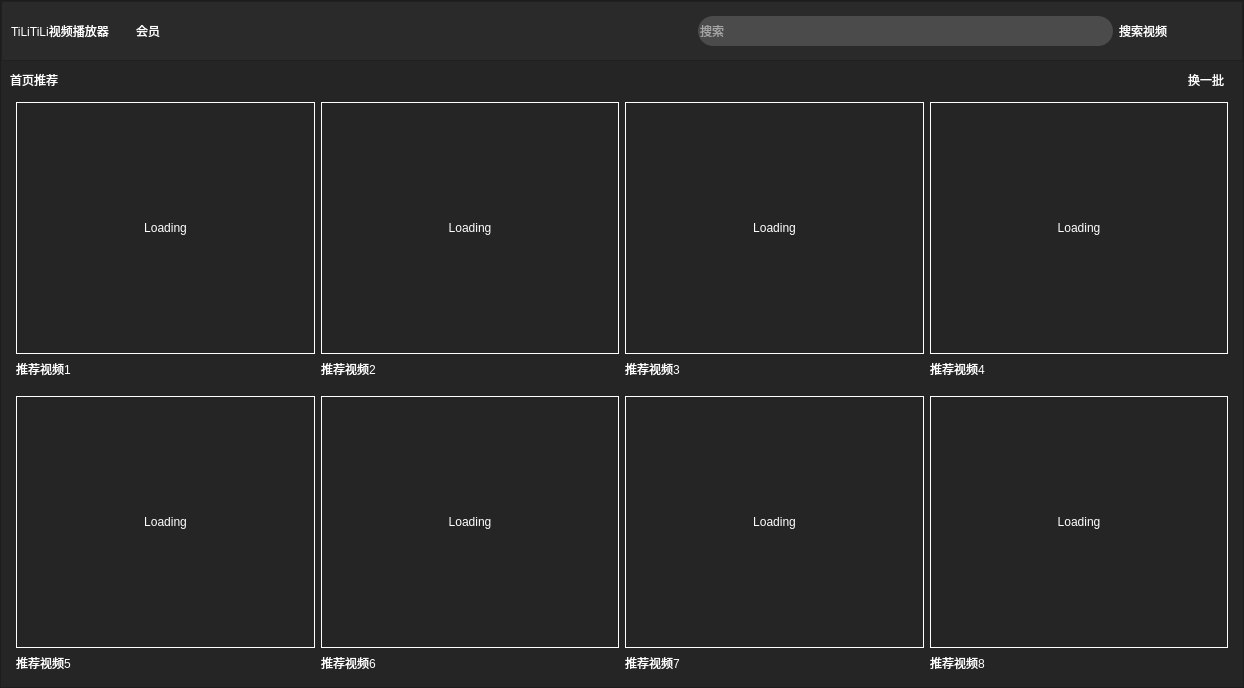
<?xml version="1.0" encoding="UTF-8"?>
<ui version="4.0">
 <class>Index</class>
 <widget class="QWidget" name="Index">
  <property name="geometry">
   <rect>
    <x>0</x>
    <y>0</y>
    <width>1244</width>
    <height>688</height>
   </rect>
  </property>
  <property name="minimumSize">
   <size>
    <width>0</width>
    <height>0</height>
   </size>
  </property>
  <property name="windowTitle">
   <string>Index</string>
  </property>
  <property name="styleSheet">
   <string notr="true"/>
  </property>
  <layout class="QGridLayout" name="gridLayout">
   <property name="leftMargin">
    <number>0</number>
   </property>
   <property name="topMargin">
    <number>0</number>
   </property>
   <property name="rightMargin">
    <number>0</number>
   </property>
   <property name="bottomMargin">
    <number>0</number>
   </property>
   <property name="spacing">
    <number>0</number>
   </property>
   <item row="0" column="0">
    <widget class="QFrame" name="frame">
     <property name="styleSheet">
      <string notr="true">.QFrame{
	
	background-color: rgb(37, 37, 37);
}</string>
     </property>
     <property name="frameShape">
      <enum>QFrame::StyledPanel</enum>
     </property>
     <property name="frameShadow">
      <enum>QFrame::Raised</enum>
     </property>
     <layout class="QGridLayout" name="gridLayout_2">
      <property name="leftMargin">
       <number>0</number>
      </property>
      <property name="topMargin">
       <number>0</number>
      </property>
      <property name="rightMargin">
       <number>0</number>
      </property>
      <property name="bottomMargin">
       <number>0</number>
      </property>
      <property name="spacing">
       <number>0</number>
      </property>
      <item row="0" column="0">
       <widget class="QFrame" name="frame_2">
        <property name="styleSheet">
         <string notr="true">.QFrame{
	
	background-color: rgb(42, 42, 42);
}</string>
        </property>
        <property name="frameShape">
         <enum>QFrame::StyledPanel</enum>
        </property>
        <property name="frameShadow">
         <enum>QFrame::Raised</enum>
        </property>
        <layout class="QHBoxLayout" name="horizontalLayout">
         <item>
          <widget class="QLabel" name="label">
           <property name="styleSheet">
            <string notr="true">.QLabel{
	font: 400 18px &quot;Alibaba PuHuiTi 3.0&quot;;
	color: white;
	border: none;
	background-color: rgba(27, 37, 36, 0);
}</string>
           </property>
           <property name="text">
            <string>TiLiTiLi视频播放器</string>
           </property>
          </widget>
         </item>
         <item>
          <spacer name="horizontalSpacer">
           <property name="orientation">
            <enum>Qt::Horizontal</enum>
           </property>
           <property name="sizeType">
            <enum>QSizePolicy::Fixed</enum>
           </property>
           <property name="sizeHint" stdset="0">
            <size>
             <width>20</width>
             <height>20</height>
            </size>
           </property>
          </spacer>
         </item>
         <item>
          <widget class="QPushButton" name="pushButton">
           <property name="cursor">
            <cursorShape>PointingHandCursor</cursorShape>
           </property>
           <property name="autoFillBackground">
            <bool>false</bool>
           </property>
           <property name="styleSheet">
            <string notr="true">.QPushButton{
	font: 400 18px &quot;Alibaba PuHuiTi 3.0&quot;;
	color: white;
	border: none;
	background-color: rgba(27, 37, 36, 0);
}</string>
           </property>
           <property name="text">
            <string>会员</string>
           </property>
          </widget>
         </item>
         <item>
          <spacer name="horizontalSpacer_2">
           <property name="orientation">
            <enum>Qt::Horizontal</enum>
           </property>
           <property name="sizeType">
            <enum>QSizePolicy::Fixed</enum>
           </property>
           <property name="sizeHint" stdset="0">
            <size>
             <width>20</width>
             <height>20</height>
            </size>
           </property>
          </spacer>
         </item>
         <item>
          <widget class="QPushButton" name="pushButton_2">
           <property name="cursor">
            <cursorShape>PointingHandCursor</cursorShape>
           </property>
           <property name="autoFillBackground">
            <bool>false</bool>
           </property>
           <property name="styleSheet">
            <string notr="true">.QPushButton{
	font: 400 18px &quot;Alibaba PuHuiTi 3.0&quot;;
	color: white;
	border: none;
	background-color: rgba(27, 37, 36, 0);
}</string>
           </property>
           <property name="text">
            <string/>
           </property>
          </widget>
         </item>
         <item>
          <spacer name="horizontalSpacer_3">
           <property name="orientation">
            <enum>Qt::Horizontal</enum>
           </property>
           <property name="sizeType">
            <enum>QSizePolicy::Fixed</enum>
           </property>
           <property name="sizeHint" stdset="0">
            <size>
             <width>20</width>
             <height>20</height>
            </size>
           </property>
          </spacer>
         </item>
         <item>
          <widget class="QPushButton" name="pushButton_3">
           <property name="cursor">
            <cursorShape>PointingHandCursor</cursorShape>
           </property>
           <property name="autoFillBackground">
            <bool>false</bool>
           </property>
           <property name="styleSheet">
            <string notr="true">.QPushButton{
	font: 400 18px &quot;Alibaba PuHuiTi 3.0&quot;;
	color: white;
	border: none;
	background-color: rgba(27, 37, 36, 0);
}</string>
           </property>
           <property name="text">
            <string/>
           </property>
          </widget>
         </item>
         <item>
          <spacer name="horizontalSpacer_4">
           <property name="orientation">
            <enum>Qt::Horizontal</enum>
           </property>
           <property name="sizeType">
            <enum>QSizePolicy::Expanding</enum>
           </property>
           <property name="sizeHint" stdset="0">
            <size>
             <width>386</width>
             <height>10</height>
            </size>
           </property>
          </spacer>
         </item>
         <item>
          <widget class="QLineEdit" name="lineEdit">
           <property name="minimumSize">
            <size>
             <width>0</width>
             <height>30</height>
            </size>
           </property>
           <property name="styleSheet">
            <string notr="true">.QLineEdit{
	background-color: rgb(75,75,75);
	border-radius: 15px;
	color:rgb(255, 255, 255)
}</string>
           </property>
           <property name="text">
            <string/>
           </property>
           <property name="placeholderText">
            <string>搜索</string>
           </property>
          </widget>
         </item>
         <item>
          <widget class="QPushButton" name="pushButton_5">
           <property name="styleSheet">
            <string notr="true">.QPushButton{
	font: 400 18px &quot;Alibaba PuHuiTi 3.0&quot;;
	color: white;
	border: none;
	background-color: rgba(27, 37, 36, 0);
}</string>
           </property>
           <property name="text">
            <string>搜索视频</string>
           </property>
          </widget>
         </item>
         <item>
          <spacer name="horizontalSpacer_5">
           <property name="orientation">
            <enum>Qt::Horizontal</enum>
           </property>
           <property name="sizeType">
            <enum>QSizePolicy::Fixed</enum>
           </property>
           <property name="sizeHint" stdset="0">
            <size>
             <width>20</width>
             <height>20</height>
            </size>
           </property>
          </spacer>
         </item>
         <item>
          <widget class="QLabel" name="logo_label">
           <property name="minimumSize">
            <size>
             <width>40</width>
             <height>40</height>
            </size>
           </property>
           <property name="maximumSize">
            <size>
             <width>40</width>
             <height>40</height>
            </size>
           </property>
           <property name="cursor">
            <cursorShape>PointingHandCursor</cursorShape>
           </property>
           <property name="text">
            <string/>
           </property>
          </widget>
         </item>
        </layout>
       </widget>
      </item>
      <item row="1" column="0">
       <widget class="QStackedWidget" name="stackedWidget">
        <property name="styleSheet">
         <string notr="true">background-color: rgb(37, 37, 37);</string>
        </property>
        <property name="currentIndex">
         <number>0</number>
        </property>
        <widget class="QWidget" name="page">
         <layout class="QGridLayout" name="gridLayout_11" rowstretch="2,8,8">
          <item row="0" column="0">
           <layout class="QHBoxLayout" name="horizontalLayout_3">
            <item>
             <widget class="QLabel" name="label_2">
              <property name="styleSheet">
               <string notr="true">.QLabel{
	font: 800 18px &quot;Alibaba PuHuiTi 3.0&quot;;
	color: white;
	border: none;
	background-color: rgba(27, 37, 36, 0);
}</string>
              </property>
              <property name="text">
               <string>首页推荐</string>
              </property>
             </widget>
            </item>
            <item>
             <spacer name="horizontalSpacer_10">
              <property name="orientation">
               <enum>Qt::Horizontal</enum>
              </property>
              <property name="sizeHint" stdset="0">
               <size>
                <width>40</width>
                <height>20</height>
               </size>
              </property>
             </spacer>
            </item>
            <item>
             <widget class="QPushButton" name="pushButton_4">
              <property name="styleSheet">
               <string notr="true">.QPushButton{
	font: 800 18px &quot;Alibaba PuHuiTi 3.0&quot;;
	color: white;
	border: none;
	background-color: rgba(27, 37, 36, 0);
}</string>
              </property>
              <property name="text">
               <string>换一批</string>
              </property>
             </widget>
            </item>
            <item>
             <spacer name="horizontalSpacer_15">
              <property name="orientation">
               <enum>Qt::Horizontal</enum>
              </property>
              <property name="sizeType">
               <enum>QSizePolicy::Fixed</enum>
              </property>
              <property name="sizeHint" stdset="0">
               <size>
                <width>10</width>
                <height>20</height>
               </size>
              </property>
             </spacer>
            </item>
           </layout>
          </item>
          <item row="1" column="0">
           <layout class="QHBoxLayout" name="horizontalLayout_2">
            <property name="leftMargin">
             <number>6</number>
            </property>
            <property name="topMargin">
             <number>6</number>
            </property>
            <property name="rightMargin">
             <number>6</number>
            </property>
            <property name="bottomMargin">
             <number>6</number>
            </property>
            <item>
             <layout class="QGridLayout" name="gridLayout_3" rowstretch="10,0" columnstretch="1,0">
              <item row="0" column="0" colspan="2">
               <widget class="QLabel" name="videolabel">
                <property name="maximumSize">
                 <size>
                  <width>16777215</width>
                  <height>16777215</height>
                 </size>
                </property>
                <property name="mouseTracking">
                 <bool>false</bool>
                </property>
                <property name="contextMenuPolicy">
                 <enum>Qt::DefaultContextMenu</enum>
                </property>
                <property name="styleSheet">
                 <string notr="true">.QLabel{
	border: 1px solid white;
	
	font: 87 48px &quot;Alibaba PuHuiTi 3.0&quot;;
	color: rgb(255, 255, 255);
}</string>
                </property>
                <property name="frameShadow">
                 <enum>QFrame::Plain</enum>
                </property>
                <property name="text">
                 <string>Loading</string>
                </property>
                <property name="alignment">
                 <set>Qt::AlignCenter</set>
                </property>
                <property name="margin">
                 <number>0</number>
                </property>
               </widget>
              </item>
              <item row="1" column="0" colspan="2">
               <widget class="QLabel" name="label_4">
                <property name="styleSheet">
                 <string notr="true">.QLabel{
	font: 400 16px &quot;Alibaba PuHuiTi 3.0&quot;;
	color: white;
	border: none;
	background-color: rgba(27, 37, 36, 0);
}</string>
                </property>
                <property name="text">
                 <string>推荐视频1</string>
                </property>
               </widget>
              </item>
             </layout>
            </item>
            <item>
             <layout class="QGridLayout" name="gridLayout_4" rowstretch="10,0" columnstretch="1,0">
              <item row="1" column="0" colspan="2">
               <widget class="QLabel" name="label_9">
                <property name="styleSheet">
                 <string notr="true">.QLabel{
	font: 400 16px &quot;Alibaba PuHuiTi 3.0&quot;;
	color: white;
	border: none;
	background-color: rgba(27, 37, 36, 0);
}</string>
                </property>
                <property name="text">
                 <string>推荐视频2</string>
                </property>
               </widget>
              </item>
              <item row="0" column="0" colspan="2">
               <widget class="QLabel" name="videolabel_2">
                <property name="maximumSize">
                 <size>
                  <width>16777215</width>
                  <height>16777215</height>
                 </size>
                </property>
                <property name="styleSheet">
                 <string notr="true">.QLabel{
	border: 1px solid white;
	
	font: 87 48px &quot;Alibaba PuHuiTi 3.0&quot;;
	color: rgb(255, 255, 255);
}</string>
                </property>
                <property name="text">
                 <string>Loading</string>
                </property>
                <property name="alignment">
                 <set>Qt::AlignCenter</set>
                </property>
               </widget>
              </item>
             </layout>
            </item>
            <item>
             <layout class="QGridLayout" name="gridLayout_5" rowstretch="10,0" columnstretch="1,0">
              <item row="0" column="0" colspan="2">
               <widget class="QLabel" name="videolabel_3">
                <property name="maximumSize">
                 <size>
                  <width>16777215</width>
                  <height>16777215</height>
                 </size>
                </property>
                <property name="styleSheet">
                 <string notr="true">.QLabel{
	border: 1px solid white;
	
	font: 87 48px &quot;Alibaba PuHuiTi 3.0&quot;;
	color: rgb(255, 255, 255);
}</string>
                </property>
                <property name="text">
                 <string>Loading</string>
                </property>
                <property name="alignment">
                 <set>Qt::AlignCenter</set>
                </property>
               </widget>
              </item>
              <item row="1" column="0" colspan="2">
               <widget class="QLabel" name="label_13">
                <property name="styleSheet">
                 <string notr="true">.QLabel{
	font: 400 16px &quot;Alibaba PuHuiTi 3.0&quot;;
	color: white;
	border: none;
	background-color: rgba(27, 37, 36, 0);
}</string>
                </property>
                <property name="text">
                 <string>推荐视频3</string>
                </property>
               </widget>
              </item>
             </layout>
            </item>
            <item>
             <layout class="QGridLayout" name="gridLayout_6" rowstretch="10,0" columnstretch="1,0">
              <item row="1" column="0" colspan="2">
               <widget class="QLabel" name="label_17">
                <property name="styleSheet">
                 <string notr="true">.QLabel{
	font: 400 16px &quot;Alibaba PuHuiTi 3.0&quot;;
	color: white;
	border: none;
	background-color: rgba(27, 37, 36, 0);
}</string>
                </property>
                <property name="text">
                 <string>推荐视频4</string>
                </property>
               </widget>
              </item>
              <item row="0" column="0" colspan="2">
               <widget class="QLabel" name="videolabel_4">
                <property name="maximumSize">
                 <size>
                  <width>16777215</width>
                  <height>16777215</height>
                 </size>
                </property>
                <property name="styleSheet">
                 <string notr="true">.QLabel{
	border: 1px solid white;
	
	font: 87 48px &quot;Alibaba PuHuiTi 3.0&quot;;
	color: rgb(255, 255, 255);
}</string>
                </property>
                <property name="text">
                 <string>Loading</string>
                </property>
                <property name="alignment">
                 <set>Qt::AlignCenter</set>
                </property>
               </widget>
              </item>
             </layout>
            </item>
           </layout>
          </item>
          <item row="2" column="0">
           <layout class="QHBoxLayout" name="horizontalLayout_4">
            <property name="leftMargin">
             <number>6</number>
            </property>
            <property name="topMargin">
             <number>6</number>
            </property>
            <property name="rightMargin">
             <number>6</number>
            </property>
            <property name="bottomMargin">
             <number>6</number>
            </property>
            <item>
             <layout class="QGridLayout" name="gridLayout_7" rowstretch="10,0" columnstretch="1,0">
              <item row="0" column="0" colspan="2">
               <widget class="QLabel" name="videolabel_5">
                <property name="styleSheet">
                 <string notr="true">.QLabel{
	border: 1px solid white;
	
	font: 87 48px &quot;Alibaba PuHuiTi 3.0&quot;;
	color: rgb(255, 255, 255);
}</string>
                </property>
                <property name="text">
                 <string>Loading</string>
                </property>
                <property name="alignment">
                 <set>Qt::AlignCenter</set>
                </property>
               </widget>
              </item>
              <item row="1" column="0" colspan="2">
               <widget class="QLabel" name="label_22">
                <property name="styleSheet">
                 <string notr="true">.QLabel{
	font: 400 16px &quot;Alibaba PuHuiTi 3.0&quot;;
	color: white;
	border: none;
	background-color: rgba(27, 37, 36, 0);
}</string>
                </property>
                <property name="text">
                 <string>推荐视频5</string>
                </property>
               </widget>
              </item>
             </layout>
            </item>
            <item>
             <layout class="QGridLayout" name="gridLayout_8" rowstretch="10,0" columnstretch="1,0">
              <item row="0" column="0" colspan="2">
               <widget class="QLabel" name="videolabel_6">
                <property name="styleSheet">
                 <string notr="true">.QLabel{
	border: 1px solid white;
	
	font: 87 48px &quot;Alibaba PuHuiTi 3.0&quot;;
	color: rgb(255, 255, 255);
}</string>
                </property>
                <property name="text">
                 <string>Loading</string>
                </property>
                <property name="alignment">
                 <set>Qt::AlignCenter</set>
                </property>
               </widget>
              </item>
              <item row="1" column="0" colspan="2">
               <widget class="QLabel" name="label_25">
                <property name="styleSheet">
                 <string notr="true">.QLabel{
	font: 400 16px &quot;Alibaba PuHuiTi 3.0&quot;;
	color: white;
	border: none;
	background-color: rgba(27, 37, 36, 0);
}</string>
                </property>
                <property name="text">
                 <string>推荐视频6</string>
                </property>
               </widget>
              </item>
             </layout>
            </item>
            <item>
             <layout class="QGridLayout" name="gridLayout_9" rowstretch="10,0" columnstretch="1,0">
              <item row="1" column="0" colspan="2">
               <widget class="QLabel" name="label_30">
                <property name="styleSheet">
                 <string notr="true">.QLabel{
	font: 400 16px &quot;Alibaba PuHuiTi 3.0&quot;;
	color: white;
	border: none;
	background-color: rgba(27, 37, 36, 0);
}</string>
                </property>
                <property name="text">
                 <string>推荐视频7</string>
                </property>
               </widget>
              </item>
              <item row="0" column="0" colspan="2">
               <widget class="QLabel" name="videolabel_7">
                <property name="styleSheet">
                 <string notr="true">.QLabel{
	border: 1px solid white;
	
	font: 87 48px &quot;Alibaba PuHuiTi 3.0&quot;;
	color: rgb(255, 255, 255);
}</string>
                </property>
                <property name="text">
                 <string>Loading</string>
                </property>
                <property name="alignment">
                 <set>Qt::AlignCenter</set>
                </property>
               </widget>
              </item>
             </layout>
            </item>
            <item>
             <layout class="QGridLayout" name="gridLayout_10" rowstretch="10,0" columnstretch="1,0">
              <item row="1" column="0" colspan="2">
               <widget class="QLabel" name="label_34">
                <property name="styleSheet">
                 <string notr="true">.QLabel{
	font: 400 16px &quot;Alibaba PuHuiTi 3.0&quot;;
	color: white;
	border: none;
	background-color: rgba(27, 37, 36, 0);
}</string>
                </property>
                <property name="text">
                 <string>推荐视频8</string>
                </property>
               </widget>
              </item>
              <item row="0" column="0" colspan="2">
               <widget class="QLabel" name="videolabel_8">
                <property name="styleSheet">
                 <string notr="true">.QLabel{
	border: 1px solid white;
	
	font: 87 48px &quot;Alibaba PuHuiTi 3.0&quot;;
	color: rgb(255, 255, 255);
}</string>
                </property>
                <property name="text">
                 <string>Loading</string>
                </property>
                <property name="alignment">
                 <set>Qt::AlignCenter</set>
                </property>
               </widget>
              </item>
             </layout>
            </item>
           </layout>
          </item>
         </layout>
        </widget>
        <widget class="QWidget" name="page_2"/>
       </widget>
      </item>
     </layout>
    </widget>
   </item>
  </layout>
 </widget>
 <resources/>
 <connections/>
</ui>
